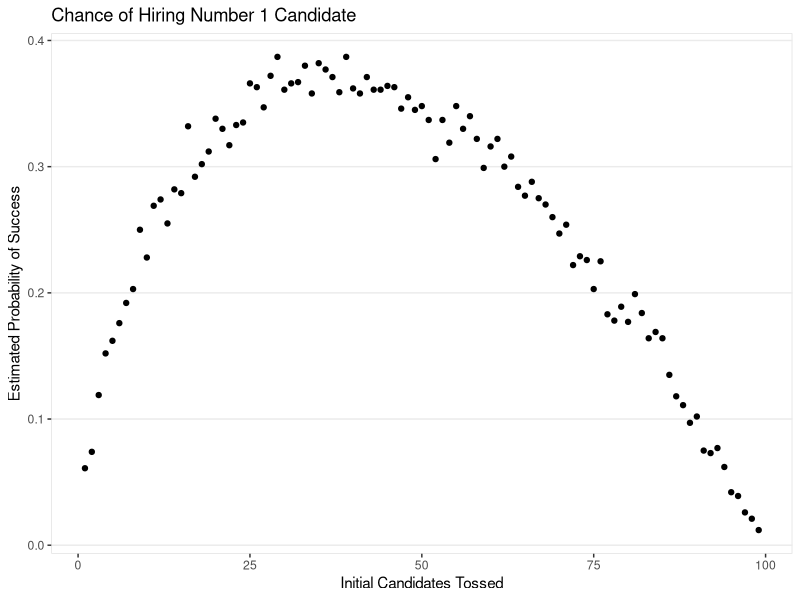
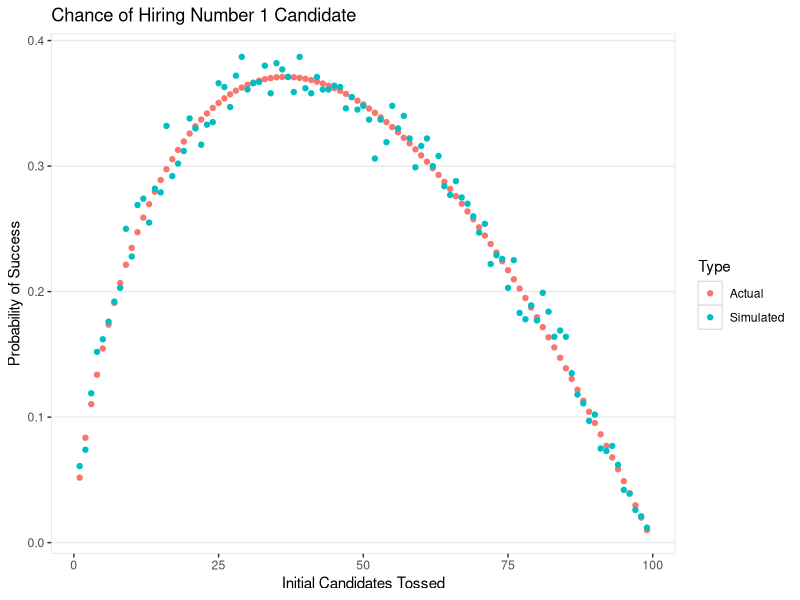
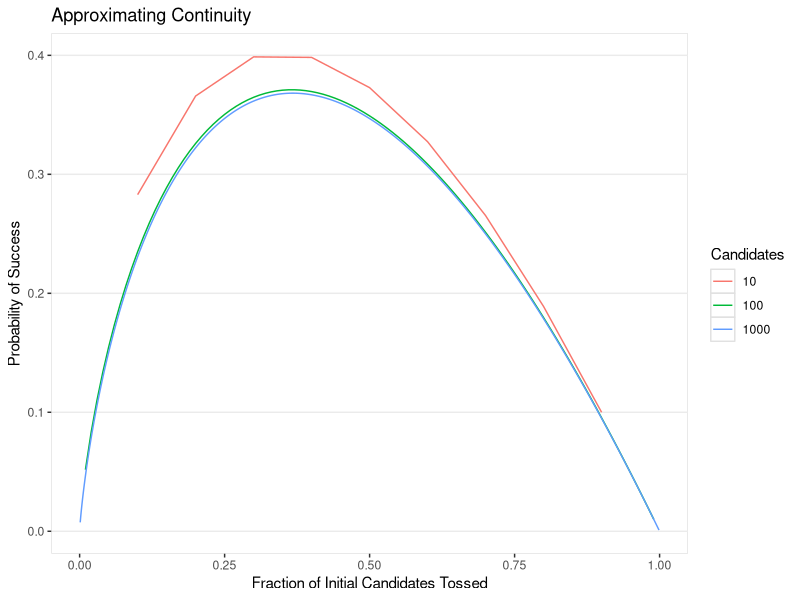
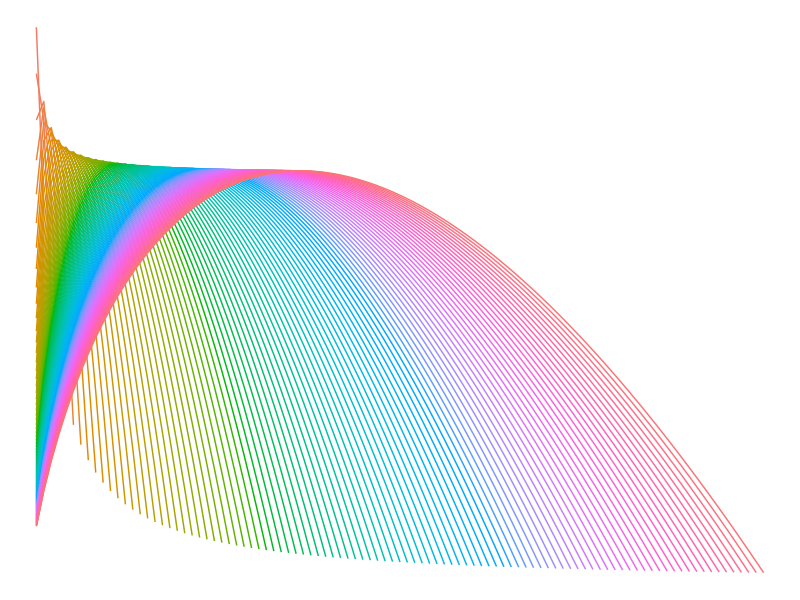

These figures' R source, in order:
## ---- chunk 1
library(ggplot2)
library(dplyr)
library(reshape2)
theme_clean <- function () { 
    theme_bw(base_size = 11) +
   theme(panel.grid.major.x=element_blank(), panel.grid.minor.x = element_blank(),
           panel.grid.minor.y = element_blank(), panel.background = element_rect(colour = "#E1E1E1"),
           panel.border = element_blank())
}
## ---- chunk 2
simulate_one_hiring <- function(n, p, verbose = F) {
  # Return T if we hire #1, F otherwise
  # Inputs:
  #   - n: Total number of candidates
  #   - p: Number of candidates initially thrown away
  # Returns:
  #    - Boolean, whether the process succeeds
  
  # Rank the candidates randomly 1 through 100
  ranks <- sample(1:100)
  # if the best candidate gets thrown out, return false
  if (which(ranks == 1) <= p) {
    if (verbose) {
      print("Threw away the best candidate.")
    }
    return(FALSE)
  } else {
    # This is the candidate to beat before hiring
    best_thrown_out <- min(ranks[1:p])
    # This is the index of the person who gets hired
    first_selected_position <- min(which(ranks < best_thrown_out))
    # This is the rank of the person who gets hired
    selected_employee <- ranks[first_selected_position]
    if (verbose) {
      print(paste("Best Thrown Out:",best_thrown_out))
      print(paste("First Selected Positiont:",first_selected_position))
      print(paste("Selected Employee:",selected_employee))
    }
    return(selected_employee == 1)
  }
}
## ---- chunk 3
set.seed(1)
simulate_one_hiring(100, 5, verbose = T)
## ---- chunk 4
set.seed(2)
simulate_one_hiring(100, 95, verbose = T)
## ---- chunk 5
set.seed(3)
simulate_one_hiring(100, 30, verbose = T)
## ---- chunk 6
simulate_many_hirings <- function(n, p, num_times) {
  return(mean(replicate(num_times, simulate_one_hiring(n, p))))
}

optimize_candidate_pool_sim <- function(n, num_times, random_seed = 13) {
  set.seed(random_seed)
  choices_of_p <- 1:(n-1)
  chances_of_success <- rep(NA, length(choices_of_p))

  for (p_iter in choices_of_p) {
  chances_of_success[p_iter] <- simulate_many_hirings(n, p_iter, num_times)
  }
  
  result_frame <- data.frame(num_candidates = rep(n, n-1),
                                    p_choice = choices_of_p,
                                    prob_success = chances_of_success)
  
  return(result_frame)
  
}

simmed_100_size <- optimize_candidate_pool_sim(100, 1000)

simmed_100_size %>%
  ggplot(aes(x = p_choice, y = prob_success)) +
    geom_point() + 
    labs(title = "Chance of Hiring Number 1 Candidate",
         x = "Initial Candidates Tossed",
         y = "Estimated Probability of Success") +
    theme_clean()
## ---- chunk 7

interview_success_prob <- function(n, p) {
  # Find the chance of hiring the number one option
  # Inputs:
  #   - n: integer. The number of total applicants
  #   - p: integer. The number of initial applicants
  # Outputs:
  #   - win_prob: numeric. The probability of success
  
  # Define the chance that we don't throw away the best candidate 
  prob_not_lost <- (n - p)/n
  
  curr_win_prob <- 0
  
  for (k in 2:(n - p + 1)) {
    # Chance that the first pick better than the first p 
    #  is actually number 1
    best_if_passes <- 1/(k-1)
    #print(best_if_passes)
    kth_pick_included <- p/(n - k +1)
    better_absent <- (choose((n - p - 1), (k - 2))/
                                   choose((n - 1), (k - 2)))
    
  
    curr_win_prob <- curr_win_prob + (best_if_passes*
                                      kth_pick_included*
                                      better_absent)
  }
 win_prob <- curr_win_prob * prob_not_lost
 return(win_prob)
}

optimize_candidate_pool <- function(n) {
  # Calculate success chance for each trial size (p).
  # Inputs:
  #   - n: integer. The total number of candidates
  # Returns:
  #   - result_frame: dataframe. success chance for
  #                              each choice of p
  
  choices_of_p <- 1:(n-1)
  chances_of_success <- rep(NA, length(choices_of_p))

  for (p_iter in choices_of_p) {
  chances_of_success[p_iter] <- interview_success_prob(n, p_iter)
  }
  
  result_frame <- data.frame(num_candidates = rep(n, n-1),
                                    p_choice = choices_of_p,
                                    prob_success = chances_of_success)
  
  return(result_frame)
  
}

results_for_100 <- optimize_candidate_pool(100)

results_for_100 %>%
  rename(Actual = prob_success) %>%
  select(- num_candidates) %>%
  merge(simmed_100_size %>%
          rename(Simulated = prob_success) %>%
          select(- num_candidates), by = "p_choice") %>%
  melt(id.vars = "p_choice") %>%
  rename(Type = variable, Probability = value) %>%
  ggplot(aes(x = p_choice, y = Probability, color = Type)) +
    geom_point() + 
    labs(title = "Chance of Hiring Number 1 Candidate",
         x = "Initial Candidates Tossed",
         y = "Probability of Success") +
    theme_clean()
## ---- chunk 8
resutls_for_10 <- optimize_candidate_pool(10)
results_for_1000 <- optimize_candidate_pool(1000)

resutls_for_10 %>%
  bind_rows(results_for_100) %>% 
  bind_rows(results_for_1000) %>%
  mutate(p_frac = p_choice / num_candidates,
         num_candidates = factor(num_candidates)) %>%
  rename(Candidates = num_candidates) %>%
  ggplot(aes(x = p_frac, y = prob_success, color = Candidates)) + 
    geom_line() +
    labs(title = "Approximating Continuity",
         x = "Fraction of Initial Candidates Tossed",
         y = "Probability of Success") + 
    theme_clean()
## ---- chunk 9
full_interview_frame <- optimize_candidate_pool(2)

for (n_cand in 3:100) {
  full_interview_frame <- full_interview_frame %>%
    bind_rows(optimize_candidate_pool(n_cand))
}

full_interview_frame %>%
  #filter(num_candidates <= 10) %>%
  mutate(num_candidates = as.factor(num_candidates)) %>%
  ggplot(aes(x = p_choice, y = prob_success, color = num_candidates)) +
    geom_line() + 
    theme_void() + 
    theme(legend.position = "none")
